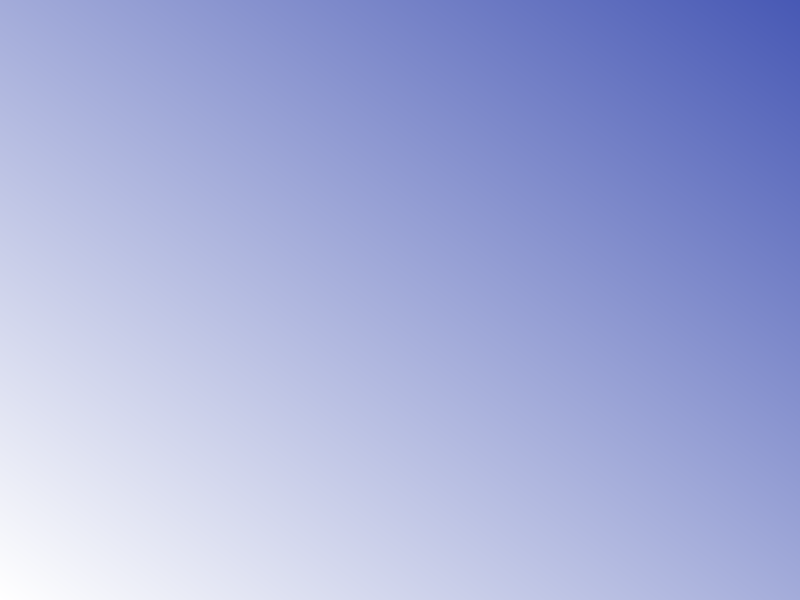
<?xml version="1.0" encoding="UTF-8"?>
<ui version="4.0">
 <class>MainWindow</class>
 <widget class="QMainWindow" name="MainWindow">
  <property name="geometry">
   <rect>
    <x>0</x>
    <y>0</y>
    <width>800</width>
    <height>600</height>
   </rect>
  </property>
  <property name="windowTitle">
   <string>MainWindow</string>
  </property>
  <property name="styleSheet">
   <string notr="true"/>
  </property>
  <widget class="QWidget" name="centralwidget">
   <layout class="QVBoxLayout" name="verticalLayout">
    <property name="spacing">
     <number>0</number>
    </property>
    <property name="leftMargin">
     <number>0</number>
    </property>
    <property name="topMargin">
     <number>0</number>
    </property>
    <property name="rightMargin">
     <number>0</number>
    </property>
    <property name="bottomMargin">
     <number>0</number>
    </property>
    <item>
     <widget class="QWidget" name="rootContainer" native="true">
      <property name="sizePolicy">
       <sizepolicy hsizetype="Expanding" vsizetype="Expanding">
        <horstretch>0</horstretch>
        <verstretch>0</verstretch>
       </sizepolicy>
      </property>
      <property name="styleSheet">
       <string notr="true">background-color: qlineargradient(spread:pad, x1:1, y1:0, x2:0, y2:1, stop:0 rgba(71, 88, 180, 255), stop:1 rgba(255, 255, 255, 255))</string>
      </property>
      <layout class="QHBoxLayout" name="horizontalLayout">
       <item>
        <widget class="QWidget" name="buttonContainer" native="true">
         <property name="maximumSize">
          <size>
           <width>100</width>
           <height>16777215</height>
          </size>
         </property>
         <property name="styleSheet">
          <string notr="true">background-color: none;</string>
         </property>
        </widget>
       </item>
       <item>
        <widget class="QWidget" name="contentContainer" native="true">
         <property name="styleSheet">
          <string notr="true">background-color: none;</string>
         </property>
        </widget>
       </item>
      </layout>
     </widget>
    </item>
   </layout>
  </widget>
 </widget>
 <resources/>
 <connections/>
</ui>
